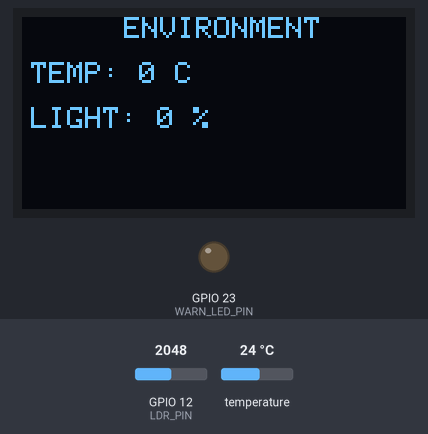
The program below on a simulated ESP32. Parts: 128×64 one-colour display, output pins drawn as LEDs (lit = HIGH). The test bench sets the inputs (shaded band); at power-on: temperature 24 °C, GPIO 12 (LDR_PIN) = 2048.

Above: at 1.2 s.
1.3 s: temperature set to 25.3 °C
At 2.1 s:
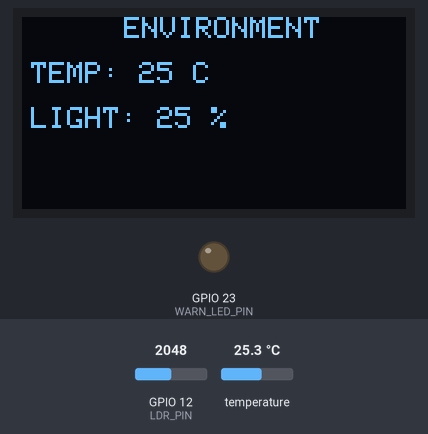
3.2 s: temperature set to 26.4 °C
At 4.8 s:
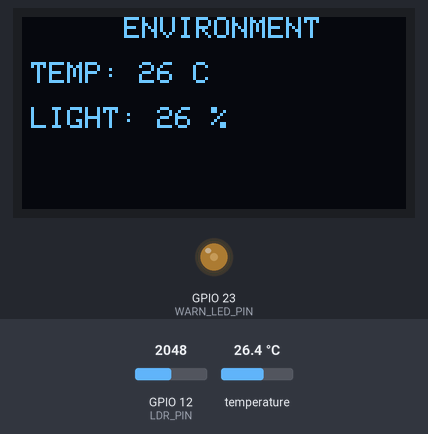
5.2 s: temperature set to 30.5 °C
At 6.4 s:
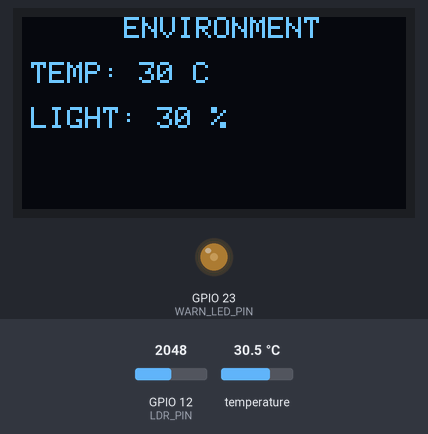
7.2 s: temperature set to 31.3 °C
At 8.9 s:
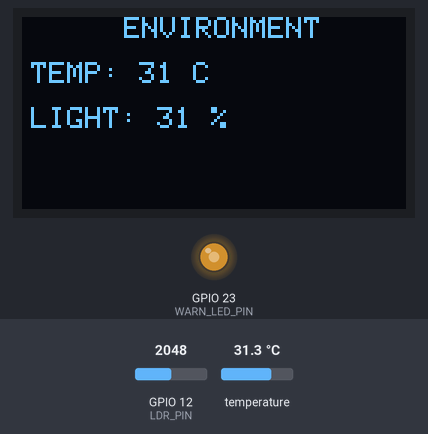
9.2 s: temperature set to 35.6 °C
At 10.6 s:
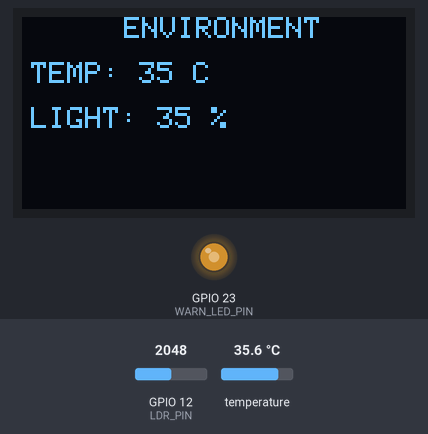
11.2 s: temperature set to 36.6 °C
At 12.2 s:
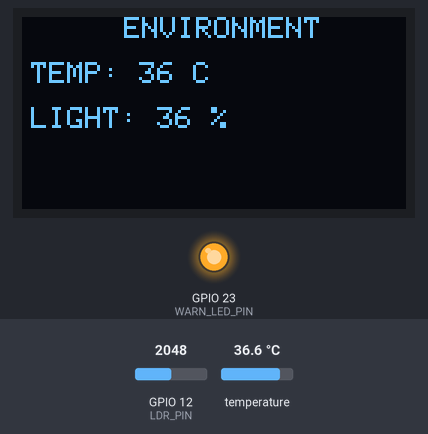
Timing chart, 0 to 14.2 s (numbered marks = the images above; inputs shaded):
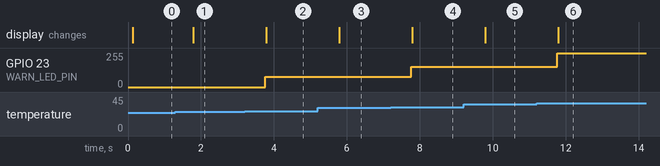

Measured:
- the behaviour switches between 25.9 and 26 °C on temperature (found by bisection; images 1 and 2)
- the behaviour switches between 30.9 and 31 °C on temperature (found by bisection; images 3 and 4)
- the behaviour switches between 35.9 and 36 °C on temperature (found by bisection; images 5 and 6)
- after the input at 1.3 s, the display: changes after 0.49 s (image 1)
- after the input at 3.2 s, GPIO 23 (WARN_LED_PIN): 0/255 → 76/255 after 0.56 s; the display: changes after 0.59 s (image 2)
- after the input at 5.2 s, the display: changes after 0.59 s (image 3)
- after the input at 7.2 s, GPIO 23 (WARN_LED_PIN): 76/255 → 152/255 after 0.57 s; the display: changes after 0.59 s (image 4)
- after the input at 9.2 s, the display: changes after 0.59 s (image 5)
- after the input at 11.2 s, GPIO 23 (WARN_LED_PIN): 152/255 → 255/255 after 0.57 s; the display: changes after 0.59 s (image 6)

The program:

main.cpp
```cpp
#include <Arduino.h>

#include <Adafruit_GFX.h>
#include <Adafruit_SSD1306.h>
#include <OneWire.h>
#include <DallasTemperature.h>

#define WARN_LED_PIN 23
#define SENSOR_TEMP_PIN 4
#define LDR_PIN 12

enum update
{
  LED,
  OLED,
  LDR,
  DS18B20
};

OneWire oneWire(SENSOR_TEMP_PIN);
DallasTemperature sensors(&oneWire);
Adafruit_SSD1306 oled(128, 64, &Wire, -1);

unsigned long prevLdr = 0;
unsigned long prevOled = 0;
unsigned long prevTemp = 0;
int temp = 0;
int ldr = 0;

float readTemp();
int readLdr();
void logicLed();
void logicOled();
void updateFunc();

void setup()
{
  Serial.begin(9600);

  sensors.begin();
  oled.begin(SSD1306_SWITCHCAPVCC, 0x3C);

  oled.clearDisplay();
  oled.setTextColor(SSD1306_WHITE);
  oled.setCursor(34, 0);
  oled.print("ENVIRONMENT");
  oled.display();

  pinMode(SENSOR_TEMP_PIN, INPUT);
  pinMode(LDR_PIN, INPUT);
  pinMode(WARN_LED_PIN, OUTPUT);

  ledcSetup(0, 5000, 8);
  ledcAttachPin(WARN_LED_PIN, 0);
}

void loop()
{
  updateFunc();
}

void updateFunc()
{
  unsigned long now = millis();

  if (now - prevLdr >= 200)
  {
    prevLdr = now;

    readLdr();
  }

  if (now - prevOled >= 100)
  {
    prevOled = now;

    logicOled();
  }

  if (now - prevTemp >= 1000)
  {
    prevTemp = now;

    readTemp();
    logicLed();
  }
}

float readTemp()
{
  sensors.requestTemperatures();
  temp = sensors.getTempCByIndex(0);
  return temp;
};
int readLdr()
{
  ldr = analogRead(LDR_PIN);
  ldr = map(ldr, 0, 4095, 0, 100);
  return ldr;
}

void logicLed()
{
  if (temp < 25)
  {
    ledcWrite(0, 0);
  }
  else if (temp > 25 && temp < 30)
  {
    ledcWrite(0, 76);
  }
  else if (temp > 30 && temp < 35)
  {
    ledcWrite(0, 153);
  }
  else if (temp > 35)
  {
    ledcWrite(0, 256);
  }
}
void logicOled()
{
  String text = "";

  oled.clearDisplay();

  oled.setCursor(34, 0);
  oled.print("ENVIRONMENT");

  oled.setCursor(3, 15);
  text = "TEMP: " + String(temp) + " C";
  oled.print(text);

  oled.setCursor(3, 30);
  text = "LIGHT: " + String(temp) + " %";
  oled.print(text);

  oled.display();
}
```
